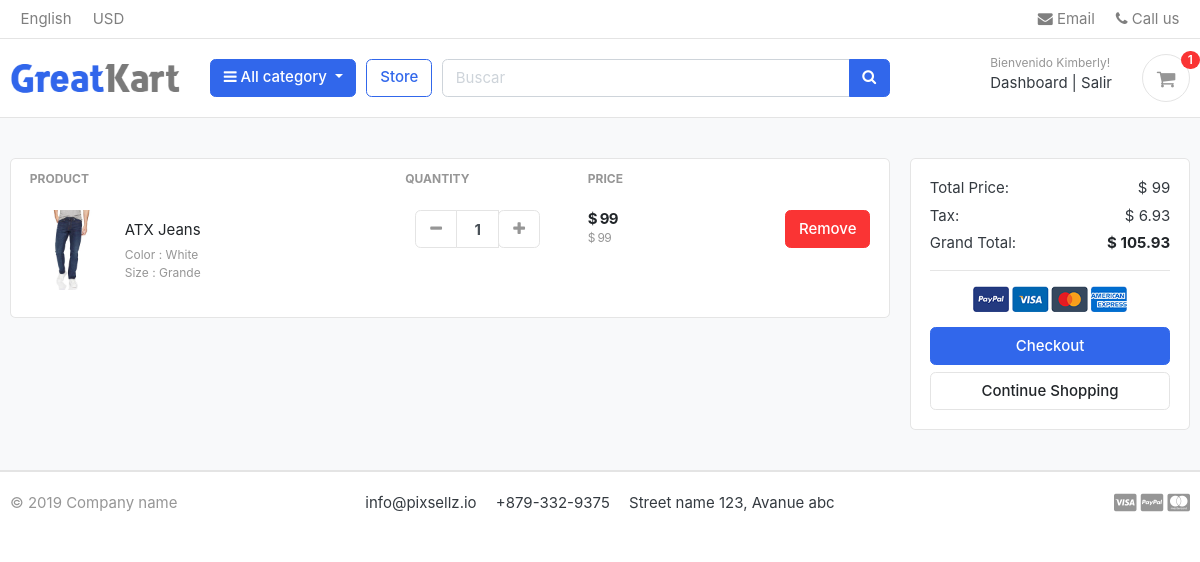
Page /cart/ (signed in) on the committed database.
### cuentas/models.py (models this page shows, shortened)
class Account(AbstractBaseUser):
    first_name = models.CharField(max_length=50)
    last_name = models.CharField(max_length=50)
    username = models.CharField(max_length=100, unique=True)
    email = models.EmailField(max_length=100, unique=True)
    phone = models.CharField(max_length=50)
    date_joined = models.DateTimeField(auto_now_add=True)
    last_login = models.DateTimeField(auto_now_add=True)
    is_admin = models.BooleanField(default=False)
    is_staff = models.BooleanField(default=False)
    is_active = models.BooleanField(default=False)
    is_superadmin = models.BooleanField(default=False)
    USERNAME_FIELD= 'email'
    REQUIRED_FIELDS = ['username','first_name','last_name']
    objects= MyAccountManager()

### carts/models.py (models this page shows, shortened)
class CartItem (models.Model):
    user         = models.ForeignKey(Account, on_delete= models.CASCADE, null=True)
    producto     = models.ForeignKey(Producto, on_delete=models.CASCADE)
    variaciones  = models.ManyToManyField(Variaciones, blank= True)
    cart         = models.ForeignKey(Cart, on_delete=CASCADE, null =True)
    quantity     = models.IntegerField()
    is_active    = models.BooleanField(default=True)
    def sub_total(self):
        return self.producto.precio * self.quantity

### tienda/models.py (models this page shows, shortened)
class Producto(models.Model):
    producto         = models.CharField(max_length=200, unique=True)
    slug             = models.SlugField(max_length=200, unique=True)
    descripcion      = models.TextField(max_length=500, blank= True)
    precio           = models.IntegerField()
    images           = models.ImageField(upload_to ='photos/products')
    stock            = models.IntegerField()
    esta_disponible  = models.BooleanField(default=True)
    categoria        = models.ForeignKey(Categoria, on_delete= models.CASCADE)
    fecha_creada     = models.DateTimeField(auto_now_add=True)
    fecha_modificada = models.DateTimeField(auto_now=True)
    def get_url (self):
        return reverse('detalles_producto', args=[self.categoria.slug, self.slug])

class Variaciones(models.Model):
    producto            = models.ForeignKey(Producto, on_delete=models.CASCADE)
    categoria_variacion = models.CharField(max_length=100, choices= escoger_variacion_categoria)
    valor_variacion     = models.CharField(max_length=100)
    esta_activo         = models.BooleanField(default=True)
    fecha_creado        = models.DateTimeField(auto_now_add=True)
    objects = ManagerVariacion()

### carts/views.py (the view)
# urls.py: path('', views.cart, name ='cart'),
def cart(request, total=0, quantity=0, cart_item=None):
    try:
        tax = 0
        grand_total = 0
        if request.user.is_authenticated:
            cart_items =  CartItem.objects.filter(user=request.user, is_active=True)
        else:
            cart = Cart.objects.get(cart_id= _cart_id(request))
            cart_items = CartItem.objects.filter(cart=cart, is_active= True)
        for cart_item in cart_items:
            total += (cart_item.producto.precio * cart_item.quantity)
            quantity += cart_item.quantity
        tax = (7 * total)/100
        grand_total= total + tax
    except ObjectDoesNotExist:
        pass #  just ignore
    context = {
             'total': total,
             'quantity': quantity,
             'cart_items': cart_items,
             'tax': tax,
             'grand_total': grand_total,
         }
    return render(request, 'tienda/cart.html', context)

### carts/context_processors.py (called while the page is built)
def counter(request):
    cart_count = 0
    if 'admin' in request.path:
        return{}
    else:
        try:
            cart = Cart.objects.filter(cart_id = _cart_id(request))
            if request.user.is_authenticated:
                cart_items = CartItem.objects.all().filter(user=request.user)
            else:
                cart_items = CartItem.objects.all().filter(cart= cart[:1])
            for cart_item in cart_items:
                cart_count += cart_item.quantity
        except Cart.DoesNotExist:
            cart_count = 0
    return dict(cart_count= cart_count)

### carts/views.py (called while the page is built)
def _cart_id(request):
    cart = request.session.session_key
    if not cart:
        cart = request.session.create()
    return cart

### categorias/context_processors.py (called while the page is built)
def menu_links(request):
    links = Categoria.objects.all()
    return dict(links=links)

### categorias/models.py (called while the page is built)
    def get_url(self):
            return reverse('productos_por_categorias', args=[self.slug])

### templates/tienda/cart.html (shortened to what this page needs)
{% extends 'base.html' %}
{% load static %}
{% block content %}
<section class="section-content padding-y bg">
    <div class="container">
    {% if not cart_items %}
        <h2 class="text-center">El carrito esta vacio</h2>
        <br>
       <div class="text-center">
        <a href="{% url 'tienda' %}" class="btn btn-primary">Continuar Comprando</a>
       </div>
    {% else %}
    <div class="row">
        <aside class="col-lg-9">
    <div class="card">
    <table class="table table-borderless table-shopping-cart">
    <thead class="text-muted">
    <tr class="small text-uppercase">
      <th scope="col">Product</th>
      <th scope="col" width="120">Quantity</th>
      <th scope="col" width="120">Price</th>
      <th scope="col" class="text-right" width="200"> </th>
    </tr>
    </thead>
    <tbody>
    {%  for cart_item in cart_items %}
    <tr>
        <td>
            <figure class="itemside align-items-center">
                <div class="aside"><img src="{{ cart_item.producto.images.url }}" class="img-sm"></div>
                <figcaption class="info">
                    <a href="{{cart_item.producto.get_url }}" class="title text-dark">{{ cart_item.producto.producto }}</a>
                    <p class="text-muted small">
                        {% if cart_item.variaciones.all %}
                            {% for item in cart_item.variaciones.all %}
                                 {{ item.categoria_variacion | capfirst }} : {{ item.valor_variacion | capfirst }} <br>
                            {% endfor %}
                        {% endif %}
                    </p>
                </figcaption>
            </figure>
        </td>
        <td>
                        <div class="col">
                            <div class="input-group input-spinner">
                                <div class="input-group-prepend">
                                <a href="{% url 'remove_cart' cart_item.producto.id cart_item.id %}" class="btn btn-light" type="button" id="button-plus"> <i class="fa fa-minus"></i> </a>
                                </div>
                                <input type="text" class="form-control"  value="{{ cart_item.quantity }}">
                                <div class="input-group-append">
                                    <form action="{% url 'add_cart' cart_item.producto.id %}" method="POST">
                                        <button class="btn btn-light"type="submit" id="button-minus"> <i class="fa fa-plus"></i> </button>
                                    </form>
                                </div>
                            </div>
                        </div>
        </td>
        <td>
            <div class="price-wrap">
                <var class="price"> $ {{ cart_item.sub_total }}</var>
                <small  class="text-muted"> $ {{ cart_item.producto.precio }} </small>
            </div>
        </td>
        <td class="text-right">
        <a href="{% url 'remove_cart_item' cart_item.producto.id cart_item.id %}"onclick="return confirm( 'Esta seguro que desea removerlo')" class="btn btn-danger"> Remove</a>
        </td>
    </tr>
    {% endfor %}
    </tbody>
    </table>
    </div>
        </aside>
        <aside class="col-lg-3">
            <div class="card">
            <div class="card-body">
                <dl class="dlist-align">
                  <dt>Total Price:</dt>
                  <dd class="text-right">$ {{ total }}</dd>
                </dl>
                <dl class="dlist-align">
                  <dt>Tax:</dt>
                  <dd class="text-right"> $ {{ tax }}</dd>
                </dl>
                <dl class="dlist-align">
                  <dt>Grand Total:</dt>
                  <dd class="text-right text-dark b"><strong>$ {{ grand_total }}</strong></dd>
                </dl>
                <hr>
                <p class="text-center mb-3">
                    <img src="{% static 'images/misc/payments.png' %}" height="26">
                </p>
                <a href="{% url 'checkout' %}" class="btn btn-primary btn-block"> Checkout </a>
                <a href="{% url 'tienda' %}" class="btn btn-light btn-block">Continue Shopping</a>
            </div>
            </div>
    </aside>
    </div>
    {% endif %}
    </div>
    </section>
{% endblock%}

### templates/includes/navbar.html (shortened to what this page needs)
    {% load static %}
    <header class="section-header">
        <nav class="navbar p-md-0 navbar-expand-sm navbar-light border-bottom">
        <div class="container">
          <div class="collapse navbar-collapse" id="navbarTop4">
            <ul class="navbar-nav mr-auto">
                <li class="nav-item dropdown">
                     <a href="#" class="nav-link">   English </a>
                </li>
                <li class="nav-item dropdown">
                    <a href="#" class="nav-link"> USD </a>
                </li>
            </ul>
            <ul class="navbar-nav">
                <li><a href="#" class="nav-link"> <i class="fa fa-envelope"></i> Email </a></li>
                <li><a href="#" class="nav-link"> <i class="fa fa-phone"></i> Call us </a></li>
            </ul>
          </div>
        </div>
        </nav>
        <section class="header-main border-bottom">
            <div class="container">
        <div class="row align-items-center">
            <div class="col-lg-2 col-md-3 col-6">
                <a href="{% url 'home' %}" class="brand-wrap">
                    <img class="logo" src="{% static './images/logo.png' %}">
                </a>
            </div>
            <div class="col-lg col-sm col-md col-6 flex-grow-0">
                <div class="category-wrap dropdown d-inline-block float-right">
                    <button type="button" class="btn btn-primary dropdown-toggle" data-toggle="dropdown">
                        <i class="fa fa-bars"></i> All category
                    </button>
                </div>
            </div>
            <a href="{% url 'tienda' %}" class="btn btn-outline-primary">Store</a>
            <div class="col-lg  col-md-6 col-sm-12 col">
                <form action="{% url 'buscar' %}" class="buscar" method="GET">
                    <div class="input-group w-100">
                        <input type="text" class="form-control" style="width:60%;" placeholder="Buscar" name="keyword">
                        <div class="input-group-append">
                          <button class="btn btn-primary" type="submit">
                            <i class="fa fa-search"></i>
                          </button>
                        </div>
                    </div>
                </form>
            </div>
            <div class="col-lg-3 col-sm-6 col-8 order-2 order-lg-3">
                        <div class="d-flex justify-content-end mb-3 mb-lg-0">
                            {% if user.id is None %}
                            <div class="widget-header">
                                <small class="title text-muted">Welcome guest!</small>
                                <div>
                                    <a href="{% url 'entrar' %}">Entrar</a> <span class="dark-transp"> | </span>
                                    <a href="{% url 'registrate' %}"> Registrate</a>
                                </div>
                            </div>
                            {% else %}
                            <div class="widget-header">
                                <small class="title text-muted">Bienvenido {{ user.first_name }}!</small>
                                <div>
                                    <a href="{% url 'dashboard' %}">Dashboard</a> <span class="dark-transp"> | </span>
                                    <a href="{% url 'salir' %}"> Salir</a>
                                </div>
                            </div>
                            {% endif %}
                            <a href="{% url 'cart' %}" class="widget-header pl-3 ml-3">
                                <div class="icon icon-sm rounded-circle border"><i class="fa fa-shopping-cart"></i></div>
                                <span class="badge badge-pill badge-danger notify">{{ cart_count }}</span>
                            </a>
                        </div>
                    </div>
        </div>
            </div>
        </section>
        </header>

### static/css/ui.css (style rules this page uses)
html { font-family: "Inter", sans-serif; font-size: 15px; }
.price-wrap { letter-spacing: -0.7px; }
.icon-xs, .icon-sm, .icon-md, .icon-lg { display: inline-block; text-align: center; flex-shrink: 0; flex-grow: 0; }
.icon-sm { width: 48px; height: 48px; line-height: 48px !important; font-size: 20px; }
.img-xs, .img-sm, .img-md, .img-lg { -o-object-fit: cover; object-fit: cover; flex-shrink: 0; flex-grow: 0; }
.img-sm { width: 80px; height: 80px; }
.padding-y { padding-top: 40px; padding-bottom: 40px; }
var { font-style: normal; }
figure { margin-bottom: 0; }
.bg { background-color: #f8f9fa; }
.b { font-weight: 600; }
p:last-child { margin-bottom: 0; }
.header-main { position: relative; padding-top: 1rem; padding-bottom: 1rem; }
.brand-wrap .logo, .navbar-brand .logo { margin-right: 7px; max-height: 42px; display: inline-block; }
.widget-header { display: inline-block; vertical-align: middle; position: relative; }
.widget-header a { color: #343a40; }
.widget-header i { color: #969696; }
.widget-header .title { display: block; }
.widget-header .notify { position: absolute; top: -3px; right: -10px; }
.btn-light { background-color: #fff; border-color: #e4e4e4; }
.btn-light i { color: #969696; }
.itemside { position: relative; display: flex; width: 100%; }
.itemside .aside { position: relative; flex-shrink: 0; }
.itemside .info { padding-left: 15px; padding-right: 7px; }
.itemside p { margin-bottom: 0; }
.itemside .title { display: block; margin-bottom: 5px; color: #212529; }
[class*=dlist-] { margin-bottom: 5px; }
[class*=dlist-] dd { margin-bottom: 0; }
.dlist-align { display: flex; }
.dlist-align dt { width: 150px; word-wrap: break-word; font-weight: normal; }
.dlist-align dd { flex-grow: 1; }
.notify { position: absolute; top: -4px; right: -10px; display: inline-block; padding: 0.25em 0.6em; font-size: 12px; line-height: 1; text-align: center; border-radius: 3rem; color: #fff; background-color: #fa3434; }
.price { font-weight: 600; color: #212529; }
.input-spinner { width: 125px; flex-wrap: nowrap; display: inline-flex; vertical-align: middle; }
.input-spinner input.form-control { text-align: center; max-width: 46px; font-weight: bold; flex-basis: 46px; border-color: #e4e4e4; flex-grow: 0; }
.input-spinner .btn { width: 42px; text-align: center; padding-left: 0.5rem; padding-right: 0.5rem; }
.table-shopping-cart.table td, .table-shopping-cart.table th { padding-left: 1.25rem; padding-right: 1.25rem; }
.table-shopping-cart .price-wrap { line-height: 1.2; }
.table-shopping-cart .price { font-weight: bold; margin-right: 5px; display: block; }

### rows in the picture
Account: first_name "Kimberly"
CartItem: producto.images (picture), producto.producto "ATX Jeans", quantity "1", sub_total "99", producto.precio "99"
Variaciones: categoria_variacion "Color", valor_variacion "White"
Variaciones: categoria_variacion "Size", valor_variacion "Grande"

### other values in the picture
{{ cart_count }} "1"
{{ total }} "99"
{{ tax }} "6.93"
{{ grand_total }} "105.93"
